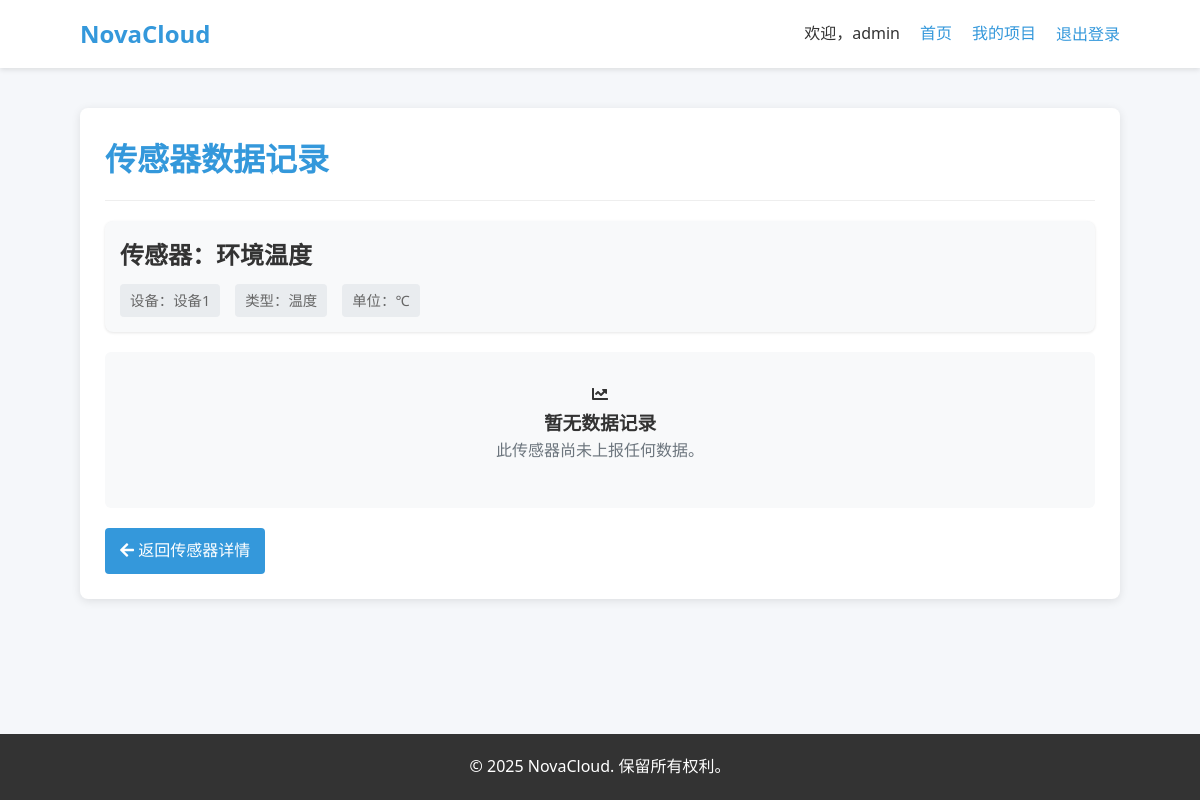
/sensors/1/data/ (signed in), run on an earlier commit of the app's database.
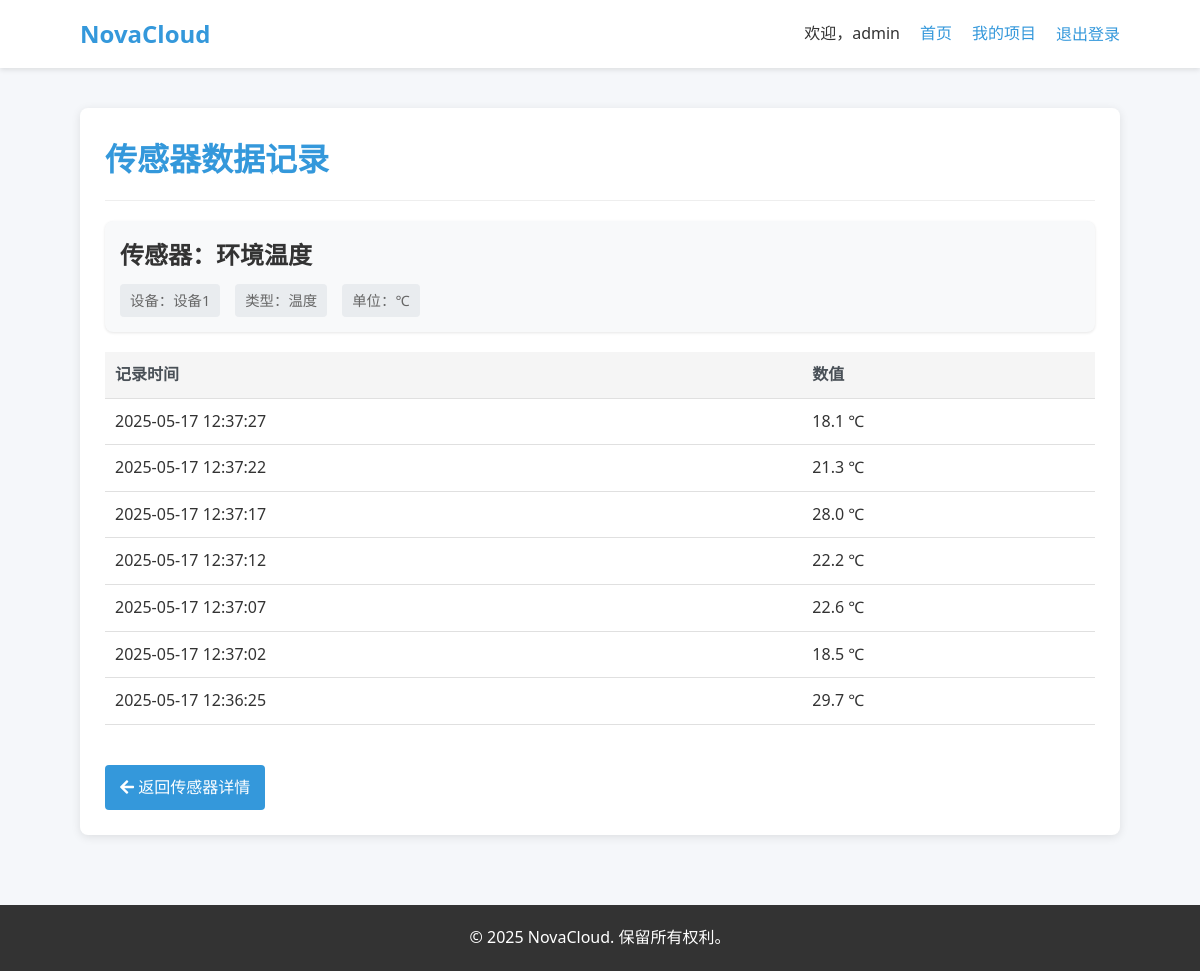
And on a later commit of the database.
### iot_devices/models.py (models this page shows, shortened)
class Sensor(models.Model):
    name = models.CharField('传感器名称', max_length=100)
    sensor_type = models.CharField('传感器类型', max_length=50, help_text="例如：temperature, humidity")
    unit = models.CharField('单位', max_length=20, blank=True, null=True, help_text="例如：°C, %")
    device = models.ForeignKey(Device, on_delete=models.CASCADE, related_name='sensors', verbose_name='所属设备')
    value_key = models.CharField('值键名', max_length=50, help_text="用于从设备消息中提取该传感器值的键名")
    created_at = models.DateTimeField('创建时间', auto_now_add=True)
    class Meta:
        verbose_name = '传感器'
        verbose_name_plural = '传感器'
        ordering = ['device', 'name']

class Device(models.Model):
    STATUS_CHOICES = (
        ('online', '在线'),
        ('offline', '离线'),
        ('unregistered', '未注册'),
    )
    PROTOCOL_CHOICES = (
        ('mqtt', 'MQTT'),
        ('tcp', 'TCP原生'),
    )
    device_id = models.CharField('设备号', max_length=20, unique=True, help_text="例如：DEV-YYYYYY")
    device_identifier = models.CharField('设备标识', max_length=100, unique=True, help_text="可以是MAC地址、序列号等")
    device_key = models.CharField('设备密钥', max_length=64, blank=True, help_text="用于设备认证")
    name = models.CharField('设备名称', max_length=100)
    project = models.ForeignKey(Project, on_delete=models.CASCADE, related_name='devices', verbose_name='所属项目')
    status = models.CharField('设备状态', max_length=20, choices=STATUS_CHOICES, default='unregistered')
    protocol_type = models.CharField('通信协议', max_length=20, choices=PROTOCOL_CHOICES, default='mqtt')
    last_seen = models.DateTimeField('最后在线时间', blank=True, null=True)
    created_at = models.DateTimeField('创建时间', auto_now_add=True)
    updated_at = models.DateTimeField('更新时间', auto_now=True)
    class Meta:
        verbose_name = '设备'
        verbose_name_plural = '设备'
        ordering = ['-created_at']

class SensorData(models.Model):
    sensor = models.ForeignKey(Sensor, on_delete=models.CASCADE, related_name='data_points', verbose_name='传感器')
    timestamp = models.DateTimeField('记录时间', auto_now_add=True)
    value_float = models.FloatField('浮点数值', null=True, blank=True)
    value_string = models.CharField('字符串值', max_length=100, null=True, blank=True)
    value_boolean = models.BooleanField('布尔值', null=True, blank=True)
    class Meta:
        verbose_name = '传感器数据'
        verbose_name_plural = '传感器数据'
        ordering = ['-timestamp']
        indexes = [
            models.Index(fields=['sensor', '-timestamp'])
        ]

### iot_devices/views.py (the view)
# urls.py: path('sensors/<int:sensor_id>/data/', views.SensorDataListView.as_view(), name='sensor_data_list'),
class SensorDataListView(LoginRequiredMixin, ListView):
    model = SensorData
    template_name = 'iot_devices/sensor_data_list.html'
    context_object_name = 'data_records'
    paginate_by = 20
    def get_queryset(self):
        self.sensor = get_object_or_404(Sensor, id=self.kwargs['sensor_id'])
        if self.sensor.device.project.owner != self.request.user:
            return SensorData.objects.none()
        return SensorData.objects.filter(sensor=self.sensor).order_by('-timestamp')
    def get_context_data(self, **kwargs):
        context = super().get_context_data(**kwargs)
        context['sensor'] = self.sensor
        context['device'] = self.sensor.device
        return context

### templates/iot_devices/sensor_data_list.html (shortened to what this page needs)
{% extends 'base.html' %}
{% block content %}
<div class="content-section">
    <div class="section-header">
        <h1>传感器数据记录</h1>
    </div>
    <div class="sensor-info">
        <h2>传感器：{{ sensor.name }}</h2>
        <div class="sensor-meta">
            <span class="device-info">设备：{{ device.name }}</span>
            <span class="type-info">类型：{{ sensor.sensor_type }}</span>
            {% if sensor.unit %}
            <span class="unit-info">单位：{{ sensor.unit }}</span>
            {% endif %}
        </div>
    </div>
    {% if data_records %}
        <div class="table-responsive">
            <table class="data-table">
                <thead>
                    <tr>
                        <th>记录时间</th>
                        <th>数值</th>
                    </tr>
                </thead>
                <tbody>
                    {% for record in data_records %}
                    <tr>
                        <td>{{ record.timestamp|date:"Y-m-d H:i:s" }}</td>
                        <td>
                            {% if record.value_float != None %}
                                {{ record.value_float }} {{ sensor.unit }}
                            {% elif record.value_string != None %}
                                {{ record.value_string }}
                            {% elif record.value_boolean != None %}
                                {% if record.value_boolean %}是{% else %}否{% endif %}
                            {% else %}
                                无数据
                            {% endif %}
                        </td>
                    </tr>
                    {% endfor %}
                </tbody>
            </table>
        </div>
    {% else %}
        <div class="no-data">
            <div class="no-data-icon">
                <i class="fas fa-chart-line"></i>
            </div>
            <h3>暂无数据记录</h3>
            <p>此传感器尚未上报任何数据。</p>
        </div>
    {% endif %}
    <div class="back-link">
        <a href="{% url 'iot_devices:sensor_detail' sensor.id %}" class="btn btn-light">
            <i class="fas fa-arrow-left"></i> 返回传感器详情
        </a>
    </div>
</div>
{% endblock %}

### templates/base.html (shortened to what this page needs)
<!DOCTYPE html>
<html lang="zh-CN">
<head>
    {% load static %}
    <link rel="stylesheet" href="https://cdnjs.cloudflare.com/ajax/libs/font-awesome/5.15.3/css/all.min.css">
    <link rel="stylesheet" href="{% static 'css/style.css' %}">
</head>
<body>
    <header class="site-header">
        <div class="container">
            <div class="logo">
                <a href="{% url 'core:index' %}">NovaCloud</a>
            </div>
            <nav class="main-nav">
                <ul>
                    {% if user.is_authenticated %}
                        <li>欢迎，{{ user.username }}</li>
                        <li><a href="{% url 'core:index' %}">首页</a></li>
                        <li><a href="{% url 'iot_devices:project_list' %}">我的项目</a></li>
                        <li>
                            <form method="post" action="{% url 'accounts:logout' %}" class="logout-form">
                                <button type="submit" class="logout-btn">退出登录</button>
                            </form>
                        </li>
                    {% else %}
                        <li><a href="{% url 'accounts:login' %}">登录</a></li>
                        <li><a href="{% url 'accounts:register' %}">注册</a></li>
                    {% endif %}
                </ul>
            </nav>
        </div>
    </header>
    <main class="site-content">
        <div class="container">
            {% block content %}{% endblock %}
        </div>
    </main>
    <footer class="site-footer">
        <div class="container">
            <p>&copy; {% now "Y" %} NovaCloud. 保留所有权利。</p>
        </div>
    </footer>
</body>
</html>

### static/css/style.css (style rules this page uses)
:root { --primary-color: #3498db; --secondary-color: #2980b9; --accent-color: #f39c12; --bg-color: #f5f7fa; --text-color: #333; --border-color: #ddd; --success-color: #2ecc71; --error-color: #e74c3c; }
* { margin: 0; padding: 0; box-sizing: border-box; }
body { font-family: 'Segoe UI', Tahoma, Geneva, Verdana, sans-serif; line-height: 1.6; color: var(--text-color); background-color: var(--bg-color); min-height: 100vh; display: flex; flex-direction: column; }
.container { width: 90%; max-width: 1200px; margin: 0 auto; padding: 0 20px; }
a { color: var(--primary-color); text-decoration: none; transition: color 0.3s; }
.btn { display: inline-block; padding: 10px 15px; background-color: var(--primary-color); color: white; border: none; border-radius: 4px; cursor: pointer; transition: background 0.3s; }
.site-header { background-color: white; box-shadow: 0 2px 5px rgba(0, 0, 0, 0.1); padding: 15px 0; }
.site-header .container { display: flex; justify-content: space-between; align-items: center; }
.logo a { font-size: 24px; font-weight: bold; color: var(--primary-color); }
.main-nav ul { display: flex; list-style: none; }
.main-nav li { margin-left: 20px; }
.logout-form { margin: 0; padding: 0; }
.logout-btn { background: none; border: none; color: var(--primary-color); cursor: pointer; font-size: inherit; font-family: inherit; padding: 0; text-decoration: none; transition: color 0.3s; }
.site-content { flex: 1; padding: 40px 0; }
.site-footer { background-color: #333; color: white; padding: 20px 0; text-align: center; }
.content-section { background-color: #fff; border-radius: 8px; box-shadow: 0 2px 10px rgba(0, 0, 0, 0.1); padding: 25px; margin-bottom: 30px; }
.section-header { display: flex; justify-content: space-between; align-items: center; margin-bottom: 20px; border-bottom: 1px solid #eee; padding-bottom: 15px; }
.section-header h1, .section-header h2 { margin: 0; color: var(--primary-color); }
.data-table { width: 100%; border-collapse: collapse; margin-bottom: 20px; }
.data-table th, .data-table td { padding: 12px 15px; text-align: left; border-bottom: 1px solid #ddd; }
.data-table th { background-color: #f8f9fa; color: #495057; font-weight: 600; }
.back-link { margin-top: 20px; }
.data-table { width: 100%; border-collapse: collapse; }
.data-table th, .data-table td { padding: 10px; text-align: left; border-bottom: 1px solid #e0e0e0; }
.data-table th { background-color: #f5f5f5; font-weight: bold; }
.table-responsive { overflow-x: auto; margin-bottom: 20px; }

### templates/iot_devices/sensor_data_list.html (style rules this page uses)
.sensor-info { margin-bottom: 20px; padding: 15px; background-color: #f8f9fa; border-radius: 8px; box-shadow: 0 1px 3px rgba(0,0,0,0.1); }
.sensor-info h2 { margin-top: 0; margin-bottom: 10px; font-size: 1.5rem; color: #333; }
.sensor-meta { display: flex; flex-wrap: wrap; gap: 15px; }
.sensor-meta span { padding: 5px 10px; background-color: #e9ecef; border-radius: 4px; font-size: 0.9rem; color: #666; }

What changed in the data, as far as the page shows it:
added SensorData: timestamp "2025-05-17 12:37:27", value_float "18.1", {{ sensor.unit }} "℃"
added SensorData: timestamp "2025-05-17 12:37:22", value_float "21.3", {{ sensor.unit }} "℃"
added SensorData: timestamp "2025-05-17 12:37:17", value_float "28.0", {{ sensor.unit }} "℃"
added SensorData: timestamp "2025-05-17 12:37:12", value_float "22.2", {{ sensor.unit }} "℃"
added SensorData: timestamp "2025-05-17 12:37:07", value_float "22.6", {{ sensor.unit }} "℃"
added SensorData: timestamp "2025-05-17 12:37:02", value_float "18.5", {{ sensor.unit }} "℃"
added SensorData: timestamp "2025-05-17 12:36:25", value_float "29.7", {{ sensor.unit }} "℃"
Also different on the page:
text no longer shown: "暂无数据记录 此传感器尚未上报任何数据。"
text now shown: "记录时间 数值"
